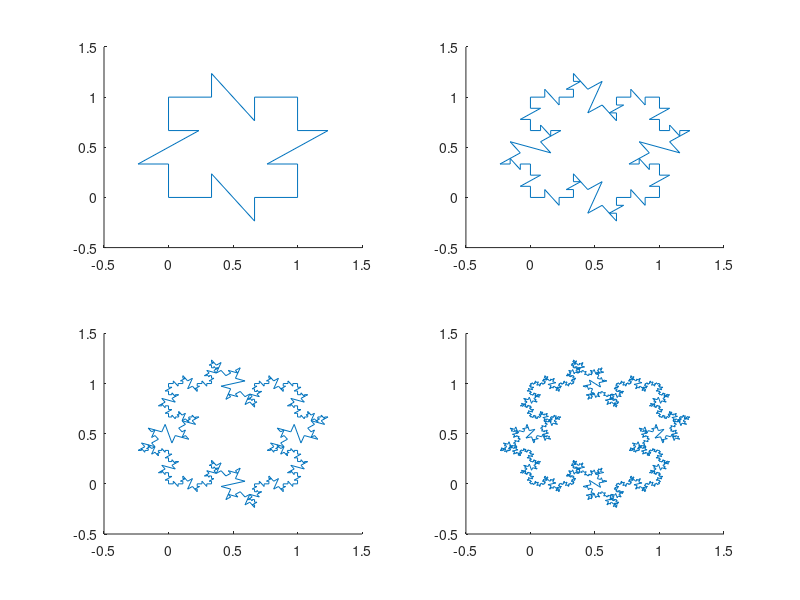

Reproduce this figure in MATLAB.
function koch ()
    clf; axis equal
    title 'quadric Koch curve by Allen'

    subplot(2,2,1)
    koch_square (1)
    
    subplot (2,2,2)
    koch_square (2)
    
    subplot (2,2,3)
    koch_square (3)
    
    subplot (2,2,4)
    koch_square (4)
    
function koch_square (n)
    v1 = [0,0];
    v2 = [1,0];
    v3 = [1,1];
    v4 = [0,1];
    
    draw_koch (v1, v2, n)
    draw_koch (v2, v3, n)
    draw_koch (v3, v4, n)
    draw_koch (v4, v1, n)
    
function draw_koch (v1, v2, n)
    v = v2 - v1;
    length = norm (v);

    if n == 0
        drawline (v1, v2);
        return
    end
    
    p1  = v1 + v / 3;
    p2  = v1 + 2 * v / 3;
    
    height = length/3 / sqrt(2);
    p3 = p1 + height * normalize (perp (v));
    p4 = p2 - height * normalize (perp (v));
    
    draw_koch (v1, p1, n-1);
    draw_koch (p1, p3, n-1);
    draw_koch (p3, p4, n-1);
    draw_koch (p4, p2, n-1);
    draw_koch (p2, v2, n-1);


function vp = perp (v)
    vp = [-v(2), v(1)];
    
function vn = normalize (v)
    vn = v / norm (v);
    
function drawline (v1, v2)
    z = [v1;v2];
    line (z(:,1), z(:,2))
